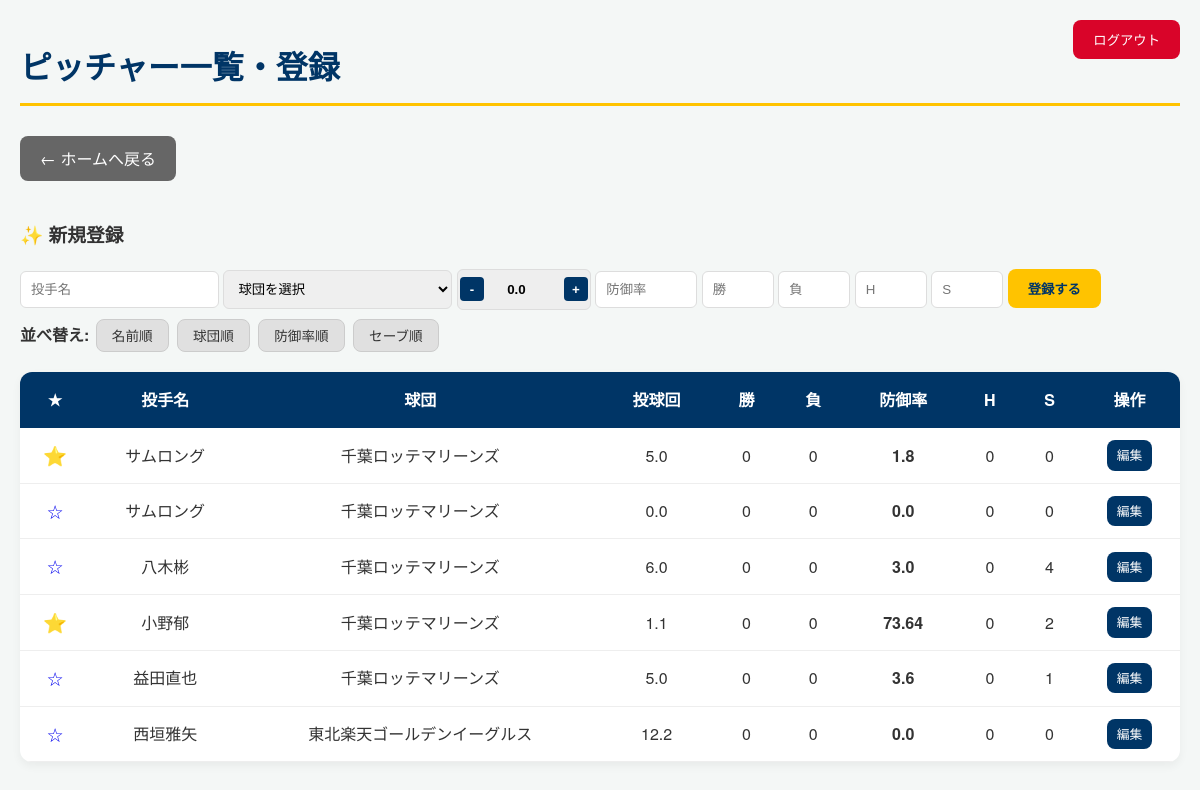
Screenshot of /list/ (signed in) with the database file from the repository.
### players/models.py (models this page shows, shortened)
class Pitcher(models.Model):
    TEAM_CHOICES = [
        ("巨人", "読売ジャイアンツ"),
        ("阪神", "阪神タイガース"),
        ("広島", "広島東洋カープ"),
        ("中日", "中日ドラゴンズ"),
        ("DeNA", "横浜DeNAベイスターズ"),
        ("ヤクルト", "東京ヤクルトスワローズ"),
        ("ソフトバンク", "福岡ソフトバンクホークス"),
        ("ロッテ", "千葉ロッテマリーンズ"),
        ("西武", "埼玉西武ライオンズ"),
        ("楽天", "東北楽天ゴールデンイーグルス"),
        ("オリックス", "オリックス・バファローズ"),
        ("日本ハム", "北海道日本ハムファイターズ"),
    ]
    name = models.CharField(max_length=100, verbose_name="投手名")
    team = models.CharField(
        max_length=100, choices=TEAM_CHOICES, verbose_name="所属球団"
    )  # 自由入力か選択式かはお好みで
    innings_pitched = models.FloatField(default=0, verbose_name="投球回")
    earned_runs = models.IntegerField(default=0, verbose_name="自責点")
    wins = models.IntegerField(default=0, verbose_name="勝ち")
    losses = models.IntegerField(default=0, verbose_name="負け")
    holds = models.IntegerField(default=0, verbose_name="ホールド")
    saves = models.IntegerField(default=0, verbose_name="セーブ")
    @property
    def era(self):
        if self.innings_pitched > 0:
            return round((self.earned_runs * 9) / self.innings_pitched, 2)
        return 0.00
    is_favorite = models.BooleanField(default=False, verbose_name="お気に入り")

### players/views.py (the view, shortened to what this page needs)
# urls.py: path('list/', views.pitcher_list, name='pitcher_list'),
@login_required
def pitcher_list(request):
    sort_by = request.GET.get("sort", "name")
    team_filter = request.GET.get("team")
    pitchers_queryset = Pitcher.objects.all()
    teams = Pitcher.TEAM_CHOICES  # これがドロップダウンの元データ
    if team_filter:
        pitchers_queryset = pitchers_queryset.filter(team=team_filter)
    if sort_by == "era":
        pitchers = sorted(pitchers_queryset, key=lambda p: p.era)
    else:
        pitchers = pitchers_queryset.order_by(sort_by)
    context = {
        "pitchers": pitchers,
        "teams": teams,  # これがHTMLの {% for val, label in teams %} に対応
    }
    return render(request, "players/list.html", context)

### players/templates/players/list.html (shortened to what this page needs)
{% load static %}
<!doctype html>
<html>
  <head>
    <link rel="stylesheet" href="{% static 'players/css/style.css' %}" />
  </head>
  <body>
    <div class="nav-right">
      <form action="{% url 'logout' %}" method="post" style="display: inline">
        <button type="submit" class="btn btn-danger">ログアウト</button>
      </form>
    </div>
    <h1>ピッチャー一覧・登録</h1>
    <a
      href="{% url 'home' %}"
      class="btn"
      style="background-color: #666; margin-bottom: 20px"
      >← ホームへ戻る</a
    >
    <div class="form-section">
      <h3>✨ 新規登録</h3>
      <form method="POST">
        <input type="text" name="name" placeholder="投手名" required />
        <select name="team">
          <option value="">球団を選択</option>
        </select>
        <div class="inning-ctrl">
          <button type="button" class="btn-step" onclick="stepInning(-0.1)">
            -
          </button>
          <input
            type="number"
            step="0.1"
            name="innings_pitched"
            id="ip_input"
            value="0.0"
            readonly
            style="
              width: 50px;
              text-align: center;
              border: none;
              background: transparent;
              font-weight: bold;
              margin: 0 5px;
            "
          />
          <button type="button" class="btn-step" onclick="stepInning(0.1)">
            +
          </button>
        </div>
        <input
          type="number"
          step="0.01"
          name="input_era"
          placeholder="防御率"
          style="width: 80px"
        />
        <input type="number" name="wins" placeholder="勝" style="width: 50px" />
        <input
          type="number"
          name="losses"
          placeholder="負"
          style="width: 50px"
        />
        <input type="number" name="holds" placeholder="H" style="width: 50px" />
        <input type="number" name="saves" placeholder="S" style="width: 50px" />
        <button
          type="submit"
          class="btn"
          style="
            background-color: var(--accent-color);
            color: var(--main-color) !important;
            font-weight: bold;
          "
        >
          登録する
        </button>
      </form>
    </div>
    <div class="sort-section" style="margin-bottom: 20px">
      <strong>並べ替え:</strong>
      <a href="?sort=name" class="btn sort-btn">名前順</a>
      <a href="?sort=team" class="btn sort-btn">球団順</a>
      <a href="?sort=era" class="btn sort-btn">防御率順</a>
      <a href="?sort=-saves" class="btn sort-btn">セーブ順</a>
    </div>
    <table>
      <thead>
        <tr>
          <th style="width: 40px">★</th>
          <th>投手名</th>
          <th>球団</th>
          <th>投球回</th>
          <th>勝</th>
          <th>負</th>
          <th>防御率</th>
          <th>H</th>
          <th>S</th>
          <th>操作</th>
        </tr>
      </thead>
      <tbody>
        {% for pitcher in pitchers %}
        <tr>
          <td>
            <a
              href="{% url 'toggle_favorite' pitcher.pk %}"
              style="text-decoration: none; font-size: 1.2rem"
            >
              {% if pitcher.is_favorite %}⭐{% else %}☆{% endif %}
            </a>
          </td>
          <td>{{ pitcher.name }}</td>
          <td>{{ pitcher.get_team_display }}</td>
          <td>{{ pitcher.innings_pitched }}</td>
          <td>{{ pitcher.wins }}</td>
          <td>{{ pitcher.losses }}</td>
          <td><strong>{{ pitcher.era }}</strong></td>
          <td>{{ pitcher.holds }}</td>
          <td>{{ pitcher.saves }}</td>
          <td>
            <a
              href="{% url 'pitcher_edit' pitcher.pk %}"
              class="btn"
              style="padding: 5px 10px; font-size: 0.8em"
              >編集</a
            >
          </td>
        </tr>
        {% endfor %}
      </tbody>
    </table>
  </body>
</html>

### players/static/players/css/style.css (style rules this page uses)
:root { --main-color: #003566; --accent-color: #ffc300; --bg-color: #f4f7f6; --text-color: #333; --white: #ffffff; }
body { font-family: 'Helvetica Neue', Arial, "Hiragino Kaku Gothic ProN", "Hiragino Sans", sans-serif; background-color: var(--bg-color); color: var(--text-color); margin: 0; padding: 20px; line-height: 1.6; }
h1 { color: var(--main-color); border-bottom: 3px solid var(--accent-color); padding-bottom: 10px; margin-bottom: 30px; }
.btn { display: inline-block; padding: 10px 20px; background-color: var(--main-color); color: white !important; text-decoration: none; border-radius: 8px; transition: 0.3s; border: none; cursor: pointer; }
table { width: 100%; background: var(--white); border-collapse: collapse; border-radius: 12px; overflow: hidden; box-shadow: 0 4px 10px rgba(0,0,0,0.05); }
th { background-color: var(--main-color); color: white; padding: 15px; }
td { padding: 12px; border-bottom: 1px solid #eee; text-align: center; }
input, select { padding: 10px; border: 1px solid #ddd; border-radius: 6px; margin-bottom: 10px; }
.btn-danger { background-color: #d90429; color: white !important; }
.nav-right { position: absolute; top: 20px; right: 20px; }
.sort-btn { background-color: #e0e0e0; color: #333 !important; padding: 5px 12px; font-size: 0.9em; margin: 0 2px; }

### players/templates/players/list.html (style rules this page uses)
.inning-ctrl { display: inline-flex; align-items: center; background: #eee; border-radius: 6px; padding: 2px; border: 1px solid #ddd; vertical-align: middle; }
.btn-step { background: var(--main-color); color: white; border: none; width: 24px; height: 24px; border-radius: 4px; cursor: pointer; font-weight: bold; line-height: 1; }
.sort-btn { background-color: #e0e0e0; color: #333 !important; padding: 5px 15px; font-size: 0.85em; margin: 0 2px; border: 1px solid #ccc; }

### rows the page displays
Pitcher: name "サムロング", team "千葉ロッテマリーンズ", innings_pitched "5.0", wins "0", losses "0", era "1.8", holds "0", saves "0"
Pitcher: name "サムロング", team "千葉ロッテマリーンズ", innings_pitched "0.0", wins "0", losses "0", era "0.0", holds "0", saves "0"
Pitcher: name "八木彬", team "千葉ロッテマリーンズ", innings_pitched "6.0", wins "0", losses "0", era "3.0", holds "0", saves "4"
Pitcher: name "小野郁", team "千葉ロッテマリーンズ", innings_pitched "1.1", wins "0", losses "0", era "73.64", holds "0", saves "2"
Pitcher: name "益田直也", team "千葉ロッテマリーンズ", innings_pitched "5.0", wins "0", losses "0", era "3.6", holds "0", saves "1"
Pitcher: name "西垣雅矢", team "東北楽天ゴールデンイーグルス", innings_pitched "12.2", wins "0", losses "0", era "0.0", holds "0", saves "0"
